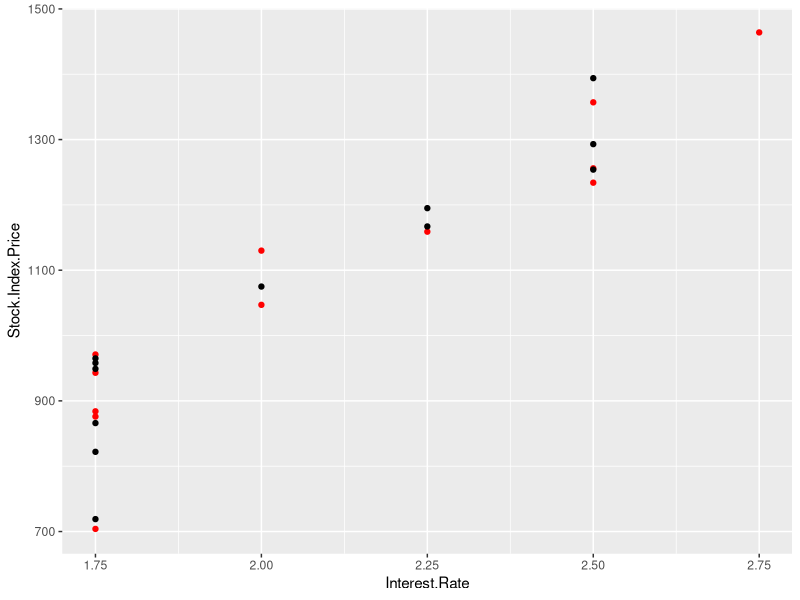

Source code (R):
############## Add Your Name Here.. eg: Tim Smith ############## ############## ############## ############## 
#       
#       Predict the stock index price based on interest rate using Simple Linear Regression 
#       for interest rate = 3.0
#       LINEAR REGRESSION
############### ############## ############## ############## ############## ############## ############## ####
library(caret)
library (ggplot2)
#Read the stock data csv and remember to set the working directory from the Files window on the bottom right
stockdata=read.csv("stockprices_data.csv")

# not sure if we were supposed to divide data, so have code here if need to make changes
# set.seed(123)
# training.index = createDataPartition(mpg$displ, list=FALSE, p=0.75) 
# trainingStock= stockdata[training.index,]
# testingStock = stockdata[-training.index,]

#Build the model. Use syntax 
# modelName = train(what is being predicted ~ the variable that is helping you predict, data= dataset, method="lm")
priceInterest = train(Stock.Index.Price ~ Interest.Rate, stockdata, method="lm")

# use modelName$finalModel on the model that you trained to get the coefficients
priceInterest$finalModel
# formula: price = 564.20*interest - 99.46

# predict the stock index prices for the entire dataset using predict(modelName, dataset)
interestPredict = predict(priceInterest, stockdata)

#predict stock index for InterestRate 3.0
#Stock.Index.Price = intercept + m*InterestRate
InterestRate=3.0
564.2*InterestRate - 99.46

#print the final stock index price value for interestRate =3.0
# = 1593.14

# calculate R2 and RMSE using sytax R2(predictedValues, actualValues) #actual values are the dataset$columnNames
#print R2
R2(interestPredict, stockdata$Stock.Index.Price)  # 0.875709
#print RMSE
RMSE(interestPredict, stockdata$Stock.Index.Price)  # 72.73034

############################ ############## ############## ############## 
#       
#       Predict the stock index price based on interest rate and unemployment rate using Multiple Linear Regression 
#       for interest rate = 3.0 and unemployment rate = 5.0
#       MULTIPLE LINEAR REGRESSION
############### ############## ############## ############## ############## ############## ############## ####

# Multiple Linear Regression
#model=train(y ~ x1 + x2, data=dataset, method="lm")
price.MLR = train(Stock.Index.Price ~ Interest.Rate + Unemployment.Rate, stockdata, method="lm")
#everything else remains the same as above!!!
price.MLR$finalModel

pricePredict.MLR = predict(price.MLR, stockdata)

#predict stock index for int rate 3.0 and unemployment rate of 5.0
#Stock.Index.Price = 1798.4 + 345.5*InterestRate + -250.1*UnemploymentRate
InterestRate = 3.0
UnemploymentRate = 5.0
#print the value of Stock Index Price
1798.4 + 345.5*InterestRate + -250.1*UnemploymentRate
# 1584.4

#print R2
R2(pricePredict.MLR, stockdata$Stock.Index.Price) # 0.8976336

#print RMSE
RMSE(pricePredict.MLR, stockdata$Stock.Index.Price) # 66.00463

##################### EXTRAS
#print validation table with predictedValues for Linear Regression and Multiple LR
valTable = stockdata[,c("Stock.Index.Price", "Interest.Rate", "Unemployment.Rate")]
valTable$pricePredictMLR = pricePredict.MLR


# feature selection assignment
stockTraining = stockdata[seq(1,nrow(stockdata),2),
                       c("Stock.Index.Price", "Interest.Rate", "Unemployment.Rate", "Month", "Year")]
stockTesting = stockdata[seq(2,nrow(stockdata),2),
                       c("Stock.Index.Price", "Interest.Rate", "Unemployment.Rate", "Month", "Year")]

model = train(Stock.Index.Price ~ ., stockTraining, method = "lm")
predictedPrice = predict(model, stockTesting)
R2(predictedPrice, stockTesting$Stock.Index.Price)

# interest = 0.8721892
# interest + unemployment = 0.8968616   HIGHER
# interest + unemployment + month = 0.9240484  HIGHER
# interest + unemployment + month + year = 0.9839775

ggplot(stockTraining, aes(Interest.Rate, Stock.Index.Price)) + geom_point(color="red") +  geom_point(stockTesting, mapping=aes(Interest.Rate, Stock.Index.Price))
